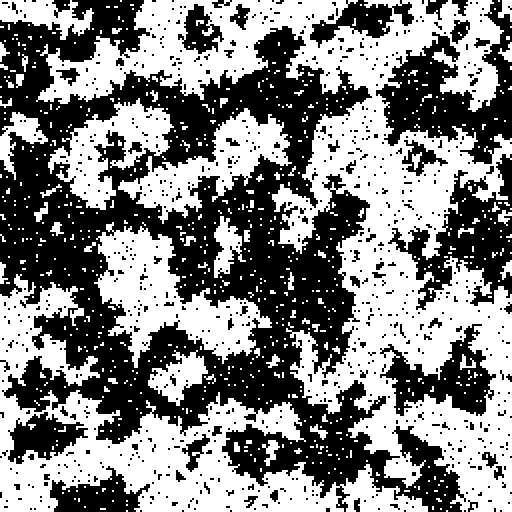
#> input picture images/08_47_16/1.100.png, 512 x 512 px, found by its file name; its folder holds only this picture in this run
$ python visualization.py
#> lines starting #> are read from the running program, lines starting #| are printed output that depends on the picture; after the words box and inside, x2 and y2 are one past the last pixel; in counts of white or black regions, pixels touching at a corner belong together
#> the answer given: ../../images/08_47_16
import os
import cv2
import numpy as np
from PIL import Image

def create_heatmap_mp4_from_pngs(folder_path, output_mp4_path, frame_rate=30, history_length=20):
    # Get all PNG files in the folder
#> called with folder_path = 'images/anim_../../images/08_47_16', output_mp4_path = 'presentation-prep/anim_HI.mp4', frame_rate = 30, history_length = 20
    png_files = [f for f in os.listdir(folder_path) if f.endswith('.png')]

    # Sort the files by name
    png_files.sort()
    png_files.reverse()

    if not png_files:
        print("No PNG files found in the specified folder.")
        return

    # Load images to get the size
    first_image = Image.open(os.path.join(folder_path, png_files[0]))
#> first_image is the input picture: PIL image 512x512 RGB; 51.3% white; 775 black regions (675 under 20 px), largest, box (x1, y1, x2, y2) and area: (0, 0, 466, 512) 89204, (376, 0, 512, 164) 9148, (388, 154, 512, 310) 7436
    frame_size = first_image.size
#> frame_size = (512, 512)
    first_image.close()

    # Initialize video writer
    fourcc = cv2.VideoWriter_fourcc(*'mp4v')  # Codec for mp4
    video_writer = cv2.VideoWriter(output_mp4_path, fourcc, frame_rate, frame_size)

    # Initialize a list to keep track of the last 20 frames
    history = []
    change_counts = np.zeros(frame_size, dtype=np.int32)

    for i, file in enumerate(png_files):
        img_path = os.path.join(folder_path, file)
        img = cv2.imread(img_path, cv2.IMREAD_GRAYSCALE)

        if img is None:
            continue

        # Convert the image to binary (0, 255)
        _, binary_img = cv2.threshold(img, 127, 255, cv2.THRESH_BINARY)

        if len(history) >= history_length:
            old_img = history.pop(0)
            change_counts -= (old_img != history[0]).astype(np.int32)

        if history:
            change_counts += (binary_img != history[-1]).astype(np.int32)

        history.append(binary_img)

        # Normalize change counts to a scale of 0 to 255
        normalized_changes = cv2.normalize(change_counts, None, 0, 255, cv2.NORM_MINMAX)
#> change_counts: shape (512, 512) int32; every value is 0

        # Convert normalized changes to a color image
        heatmap_color = cv2.applyColorMap(normalized_changes.astype(np.uint8), cv2.COLORMAP_JET)

        # Write the frame to the video
        video_writer.write(heatmap_color)
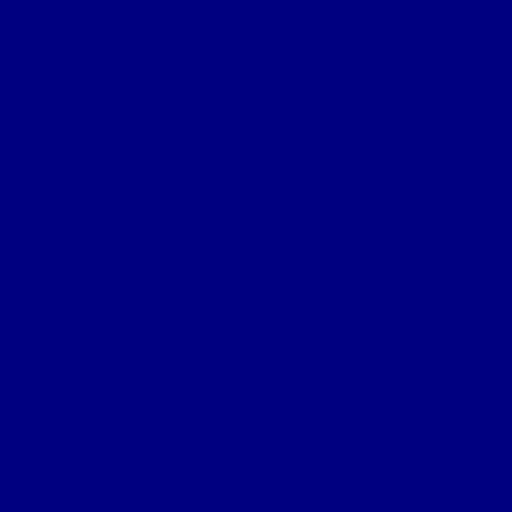
#> heatmap_color: shape (512, 512, 3); mean of channels 0, 1, 2 128, 0, 0; drawn as B, G, R

    video_writer.release()

timestamp = input("Time of folder creation: ")
folder_path = 'images/anim_' + timestamp  # replace with the path to your folder
output_mp4_path = 'presentation-prep/anim_HI.mp4'     # replace with the desired output GIF path
create_heatmap_mp4_from_pngs(folder_path, output_mp4_path)


# Example usage
